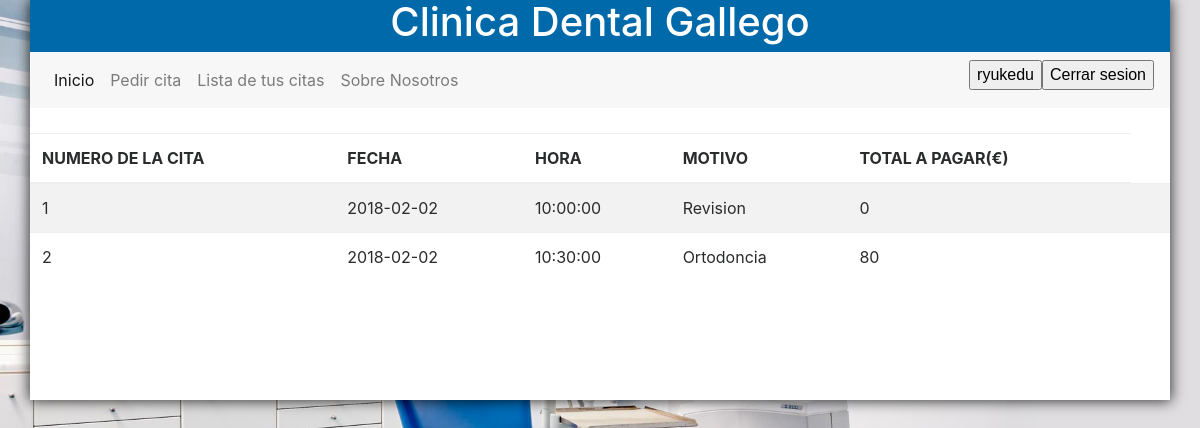
The app's page /user/mis_citas.php (signed in) with its own data.
### tables this page shows
CREATE TABLE IF NOT EXISTS `facturas` (
  `id_factura` INT(11) NOT NULL AUTO_INCREMENT,
  `cantidad` VARCHAR(45) NOT NULL,
  `numero` INT(11) NOT NULL,
  PRIMARY KEY (`id_factura`, `numero`),
  CONSTRAINT `numero`
    FOREIGN KEY (`numero`)
    REFERENCES `citas` (`numero`)
    ON DELETE CASCADE
    ON UPDATE CASCADE);

CREATE TABLE IF NOT EXISTS `citas` (
  `numero` INT(11) NOT NULL AUTO_INCREMENT,
  `fecha` DATE NOT NULL,
  `motivo` VARCHAR(45) NOT NULL,
  `hora` time NOT NULL,
  `id_usuario` INT(11) NOT NULL,
  PRIMARY KEY (`numero`, `id_usuario`),
  CONSTRAINT
    FOREIGN KEY (`id_usuario`)
    REFERENCES `usuarios` (`id_usuario`)
    ON DELETE CASCADE
    ON UPDATE CASCADE);

### user/mis_citas.php (the view, shortened to what this page needs)
<?php
include_once '../funciones.php';
 ?>
<!DOCTYPE html>
<html lang="es">
  <head>
    <link rel="stylesheet" href="../css/bootstrap.min.css">
    <link rel="stylesheet" href="../js/bootstrap.min.js">
    <link rel="stylesheet" href="../estilo.css">
  </head>
  <body>
      <?php
      $connection=conectar();
      ?>
      <div class="container">
          <div class="row">
                  <table class="table table-striped">
                      <thead>
                        <tr>
                          <th>NUMERO DE LA CITA </th>
                          <th>FECHA </th>
                          <th>HORA </th>
                          <th>MOTIVO</th>
                          <th>TOTAL A PAGAR(€) </th>
                        </tr>
          </thead>
                      <?php
                            $query="select f.cantidad, c.*, u.id_usuario from facturas f
                                        join citas c on f.numero = c.numero
                                        join usuarios u on c.id_usuario = u.id_usuario
                                        where u.id_usuario ='".$_SESSION["id"]."'";
                            if ($result = $connection->query($query)) {
                                while($obj = $result->fetch_object()) {
                                        echo "<tr>";
                                        echo "<td>".$obj->numero."</a></td>";
                                        echo "<td>".$obj->fecha."</td>";
                                        echo "<td>".$obj->hora."</td>";
                                        echo "<td>".$obj->motivo."</td>";
                                        echo "<td>".$obj->cantidad."</td>";
                                        echo "<td></td>";
                                      echo "</tr>";
                                  }
                      }
                    ?>
                  </table>
          </div>
      </div>
  </body>
</html>

### estilo.css (style rules this page uses)
body { background-color: #aef3ff; }
.container { min-height: 400px; background: white; -webkit-box-shadow: 0px 0px 13px 1px rgba(0,0,0,0.79); -moz-box-shadow: 0px 0px 13px 1px rgba(0,0,0,0.79); box-shadow: 0px 0px 13px 1px rgba(0,0,0,0.79); }
.table { margin-top: 25px; }

### user/mis_citas.php (style rules this page uses)
body { background: url(../imagenes/dental.jpg); display:flex; align-items:center; margin: auto; background-repeat:no-repeat; background-position:center center; background-attachment:fixed; -o-background-size: 100% 100%, auto; -moz-background-size: 100% 100%, auto; -webkit-background-size: 100% 100%, auto; background-size: 100% 100%, auto; }

### records on screen
facturas: citas.numero "1", citas.fecha "2018-02-02", citas.hora "10:00:00", citas.motivo "Revision", cantidad "0"
facturas: citas.numero "2", citas.fecha "2018-02-02", citas.hora "10:30:00", citas.motivo "Ortodoncia", cantidad "80"

### other values on screen
$_SESSION['user'] "ryukedu"
